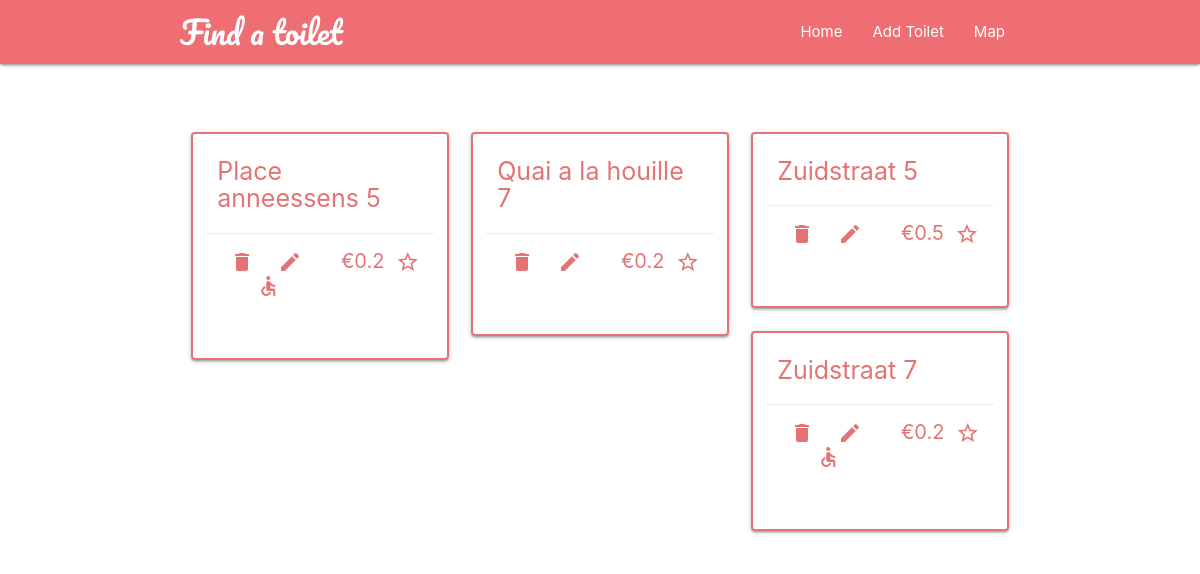
/toilets/toilet-list/?city=Brussels, run on the app's committed database.
### toilets/models.py (models this page shows, shortened)
class Toilet(models.Model):
  CITIES_CHOICES = (
    ('Antwerp', 'Antwerp'),
    ('Bruges', 'Bruges'),
    ('Brussels', 'Brussels'),
    ('Charleroi', 'Charleroi'),
    ('Ghent', 'Ghent'),
    ('Hasselt', 'Hasselt'),
    ('Kortrijk', 'Kortrijk'),
    ('Leuven', 'Leuven'),
    ('Liege', 'Liege'),
    ('Mechelen', 'Mechelen'),
    ('Mons', 'Mons'),
    ('Namur', 'Namur'),
    ('Nivelles', 'Nivelles'),
    ('Ostend', 'Ostend'),
    ('Tournai', 'Tournai'),
  )
  CLEAN_CHOICES = (
    ('Yes', 'Yes'),
    ('No', 'No')
  )
  ACCESSIBLE_CHOICES = (
    ('Yes', 'Yes'),
    ('No', 'No')
  )
  city = models.CharField(max_length = 20, default = 'Brussels', choices = CITIES_CHOICES)
  street = models.CharField(max_length = 50, default = None)
  number = models.IntegerField(default = None, null = True)
  price_in_EUR = models.FloatField(default = None)
  cleaned = models.CharField(max_length = 3, default = 'Yes', choices = CLEAN_CHOICES)
  wheelchair_accessible = models.CharField(max_length = 3, default = 'Yes', choices = ACCESSIBLE_CHOICES)

### toilets/views.py (the view)
# urls.py: path('toilet-list/', views.wclist_view),
def wclist_view(request):
  city = request.GET.get('city')
  toiletList = list(Toilet.objects.filter(city=city).order_by('street'))
  for toilet in toiletList:
    geolocator = Nominatim(timeout=10)
    address = f'{ toilet.street } { toilet.number } { toilet.city }'
    location = geolocator.geocode(address)
    map = folium.Map(location = [location.latitude, location.longitude], zoom_start = 20, width = '100%', height = '100%', control_scale = False, zoom_control = False)
    icon = folium.Icon(color='red', icon='none')
    folium.Marker([location.latitude, location.longitude], icon = icon).add_to(map)
    toilet.map = map._repr_html_()
  return render(request, 'toilets/wc_list.html', { 'toilets': toiletList })

### toilets/templates/toilets/wc_list.html (shortened to what this page needs)
{% extends 'base_layout.html' %}
{% load static %}
{% block wclist %}
  <div class="container">
    <div class="row toilets-container">
      {% for toilet in toilets %}
        <div class="col s12 m6 l4 toilet">
          <div class="card">
            <div class="card-content">
              <div class="card-title">
                <h1 class="red-text text-lighten-2">{{ toilet.street.capitalize }} {% if toilet.number %} {{ toilet.number }} {% endif %}</h1>
              </div>
              <div class="card-action row">
                <a href="/toilets/delete-toilet/?id={{ toilet.id }}&city={{ toilet.city }}" class="col s2">
                  <i class="material-icons red-text text-lighten-2">delete</i>
                </a>
                <a href="/toilets/edit-toilet/?id={{ toilet.id }}&city={{ toilet.city }}&street={{ toilet.street }}&number={{ toilet.number }}&price_in_EUR={{ toilet.price_in_EUR }}&cleaned={{ toilet.cleaned }}&wheelchair_accessible={{ toilet.wheelchair_accessible }}" class="col s2">
                  <i class="material-icons red-text text-lighten-2">edit</i>
                </a>
                  <h2 class="red-text text-lighten-2 col s2 push-s1">€{{ toilet.price_in_EUR }}</h2>
                  {% if toilet.cleaned == 'Yes' %}
                    <i class="material-icons red-text text-lighten-2 col s2 push-s1">star_outline</i>
                  {% endif %}
                  {% if toilet.wheelchair_accessible == 'Yes' %}
                    <i class="material-icons red-text text-lighten-2 col s2 push-s1">accessible</i>
                  {% endif %}
              </div>
            </div>
          </div>
        </div>
      {% endfor %}
    </div>
</div>
{% endblock %}

### static/styles.css (style rules this page uses)
.toilets-container { position: relative; top: 10px; }
.toilets-container { margin-top: 50px; }
.toilets-container .card { border: 2px solid #e57373; height: auto; border-radius: 4px; }
.toilets-container .card .card-content .card-title h1 { font-size: 25px; margin: 0px 0px 20px 0px; }
.toilets-container .card .card-content a { cursor: pointer; margin: 0; padding: 0; width: auto; }
.toilets-container .card .card-content h2 { font-size: 20px; position: relative; padding: 0; margin: 0; width: auto; }

### data on the page
Toilet: street "Place anneessens", number "5", price_in_EUR "0.2", cleaned "Yes" (drawn), wheelchair_accessible "Yes" (drawn)
Toilet: street "Quai a la houille", number "7", price_in_EUR "0.2", cleaned "Yes" (drawn)
Toilet: street "Zuidstraat", number "5", price_in_EUR "0.5", cleaned "Yes" (drawn)
Toilet: street "Zuidstraat", number "7", price_in_EUR "0.2", cleaned "Yes" (drawn), wheelchair_accessible "Yes" (drawn)
